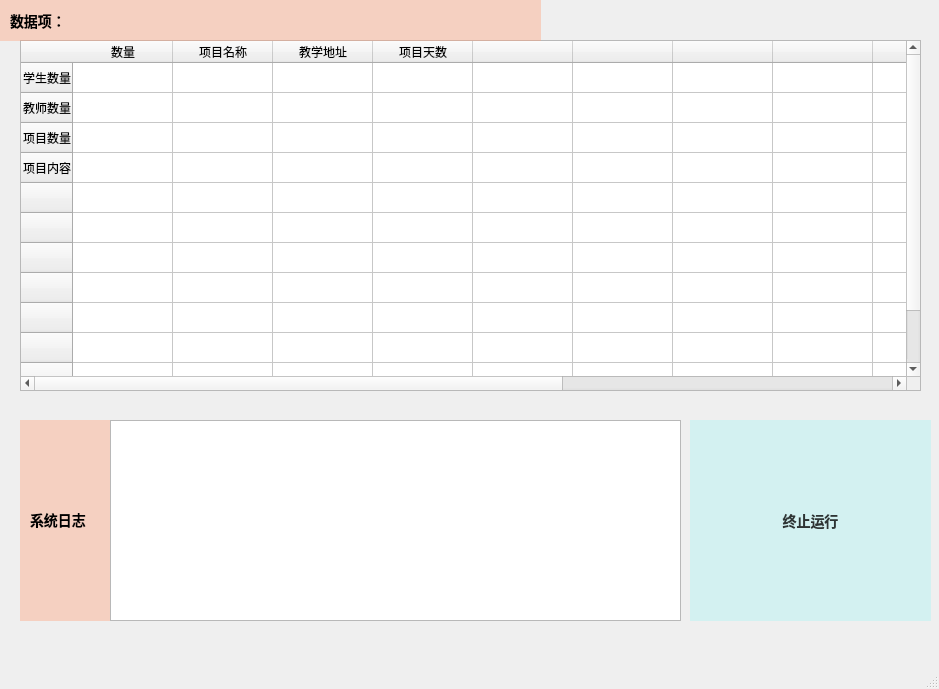
<?xml version="1.0" encoding="UTF-8"?>
<ui version="4.0">
 <class>MainSys</class>
 <widget class="QMainWindow" name="MainSys">
  <property name="geometry">
   <rect>
    <x>0</x>
    <y>0</y>
    <width>939</width>
    <height>689</height>
   </rect>
  </property>
  <property name="minimumSize">
   <size>
    <width>939</width>
    <height>689</height>
   </size>
  </property>
  <property name="maximumSize">
   <size>
    <width>939</width>
    <height>689</height>
   </size>
  </property>
  <property name="windowTitle">
   <string>MainSys</string>
  </property>
  <property name="styleSheet">
   <string notr="true">QMainWindow{ 
background-image: url(:/source/back_3.jpg);
color:white;
border:none;
font:bold 15px;
}</string>
  </property>
  <widget class="QWidget" name="centralWidget">
   <widget class="QTableWidget" name="tableWidget">
    <property name="geometry">
     <rect>
      <x>20</x>
      <y>40</y>
      <width>901</width>
      <height>351</height>
     </rect>
    </property>
    <row>
     <property name="text">
      <string>学生数量</string>
     </property>
    </row>
    <row>
     <property name="text">
      <string>教师数量</string>
     </property>
    </row>
    <row>
     <property name="text">
      <string>项目数量</string>
     </property>
    </row>
    <row>
     <property name="text">
      <string>项目内容</string>
     </property>
    </row>
    <row>
     <property name="text">
      <string/>
     </property>
    </row>
    <row>
     <property name="text">
      <string/>
     </property>
    </row>
    <row>
     <property name="text">
      <string/>
     </property>
    </row>
    <row>
     <property name="text">
      <string/>
     </property>
    </row>
    <row>
     <property name="text">
      <string/>
     </property>
    </row>
    <row>
     <property name="text">
      <string/>
     </property>
    </row>
    <row>
     <property name="text">
      <string/>
     </property>
    </row>
    <row>
     <property name="text">
      <string/>
     </property>
    </row>
    <column>
     <property name="text">
      <string>数量</string>
     </property>
    </column>
    <column>
     <property name="text">
      <string>项目名称</string>
     </property>
    </column>
    <column>
     <property name="text">
      <string>教学地址</string>
     </property>
    </column>
    <column>
     <property name="text">
      <string>项目天数</string>
     </property>
    </column>
    <column>
     <property name="text">
      <string/>
     </property>
    </column>
    <column>
     <property name="text">
      <string/>
     </property>
    </column>
    <column>
     <property name="text">
      <string/>
     </property>
    </column>
    <column>
     <property name="text">
      <string/>
     </property>
    </column>
    <column>
     <property name="text">
      <string/>
     </property>
    </column>
    <column>
     <property name="text">
      <string/>
     </property>
    </column>
    <column>
     <property name="text">
      <string/>
     </property>
    </column>
    <column>
     <property name="text">
      <string/>
     </property>
    </column>
    <column>
     <property name="text">
      <string/>
     </property>
    </column>
   </widget>
   <widget class="QLabel" name="label">
    <property name="geometry">
     <rect>
      <x>0</x>
      <y>0</y>
      <width>541</width>
      <height>41</height>
     </rect>
    </property>
    <property name="styleSheet">
     <string notr="true">QLabel{
background-color: rgba(255,160,122, 100);
border-style: none;
border-color: rgba(255,160,122, 100);
font: bold 14px; 
color:rgba(255,160,122， 100); 
padding: 6px; 
}
</string>
    </property>
    <property name="text">
     <string>数据项：</string>
    </property>
   </widget>
   <widget class="QLabel" name="label_2">
    <property name="geometry">
     <rect>
      <x>20</x>
      <y>420</y>
      <width>311</width>
      <height>201</height>
     </rect>
    </property>
    <property name="styleSheet">
     <string notr="true">QLabel{
background-color: rgba(255,160,122, 100);
border-style: none;
border-color: rgba(255,160,122, 100);
font: bold 14px; 
color:rgba(255,160,122， 100); 
padding: 6px; 
}
</string>
    </property>
    <property name="frameShape">
     <enum>QFrame::StyledPanel</enum>
    </property>
    <property name="text">
     <string>系统日志</string>
    </property>
    <property name="textFormat">
     <enum>Qt::RichText</enum>
    </property>
    <property name="wordWrap">
     <bool>true</bool>
    </property>
   </widget>
   <widget class="QTextEdit" name="textEdit">
    <property name="geometry">
     <rect>
      <x>110</x>
      <y>420</y>
      <width>571</width>
      <height>201</height>
     </rect>
    </property>
   </widget>
   <widget class="QPushButton" name="pushButton">
    <property name="geometry">
     <rect>
      <x>690</x>
      <y>420</y>
      <width>241</width>
      <height>201</height>
     </rect>
    </property>
    <property name="styleSheet">
     <string notr="true">QPushButton{
background-color: rgba(0,255,255,30);
border-style: none;
border-color: rgba(55, 125, 155, 30);
font: bold 14px; 
color:rgba(0,0,0,200); 
padding: 6px; 
}
QPushButton:hover{ 
background-color:rgba(0,206,209,50);
border-color: rgba(0,139,139, 50);
color:rgba(0, 0, 0, 200);
}
QPushButton:pressed { 
background-color:rgba(72,209,204, 200);
border-color: rgba(35, 125, 155, 30);
border-style: inset;
color:rgba(0, 0, 0, 100);
}</string>
    </property>
    <property name="text">
     <string>终止运行</string>
    </property>
   </widget>
  </widget>
  <widget class="QMenuBar" name="menuBar">
   <property name="geometry">
    <rect>
     <x>0</x>
     <y>0</y>
     <width>939</width>
     <height>29</height>
    </rect>
   </property>
  </widget>
  <widget class="QStatusBar" name="statusBar"/>
 </widget>
 <layoutdefault spacing="6" margin="11"/>
 <resources/>
 <connections/>
</ui>
